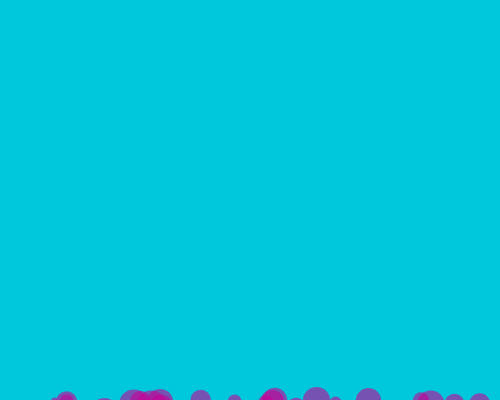
Frame 1 (no input)
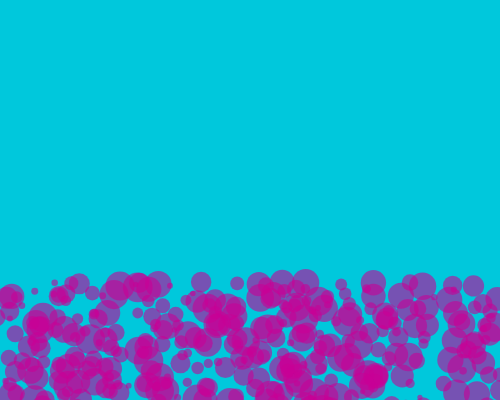
Frame 60 (no input)
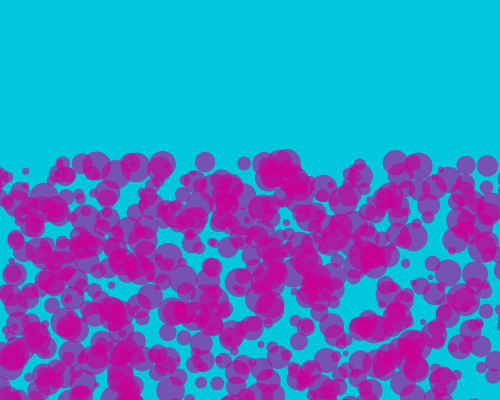
Frame 120 (the mouse pressed at the canvas centre since frame 60)

The p5.js sketch that drew these frames (run headless with seeded random() and noise() and a simulated clock; from frame 60 on, the mouse is pressed at the canvas centre):

// p5.js sketch
// ── sketch.js
let bubble = [];
let bubbles = 1000;
//let bubble = new Array(1000);

function setup() {
  createCanvas(500, 400);
  for(let i=0; i<bubbles; i++){
    bubble[i] = {x:random(width), y:random(height, height*2), d:random(5, 30),
                 move(){
                   this.x += random(-2, 2);
                   this.y -= 2;
                 },
                 edges(){
                   if(this.y < 0){
                     this.x = random(width);
                     this.y = random(height, height+50);
                   }
                 },
                 show(){
                   fill(200, 0, 150, 150);
                   noStroke();
                   circle(this.x, this.y, this.d);
                 }
                };
  }
}

function draw() {
  background(0, 200, 220);

  for (let i=0; i<bubbles; i++){      
    bubble[i].show();
    bubble[i].move();
    bubble[i].edges();
  }    
}
